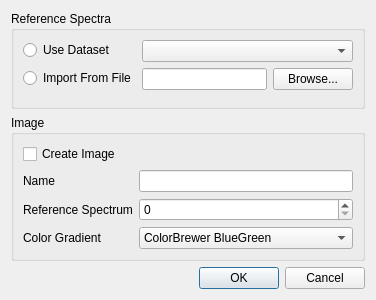
<?xml version="1.0" encoding="UTF-8"?>
<ui version="4.0">
 <class>ClassicaLeastSquaresDialog</class>
 <widget class="QDialog" name="ClassicaLeastSquaresDialog">
  <property name="geometry">
   <rect>
    <x>0</x>
    <y>0</y>
    <width>359</width>
    <height>300</height>
   </rect>
  </property>
  <property name="windowTitle">
   <string>Dialog</string>
  </property>
  <layout class="QVBoxLayout" name="verticalLayout">
   <item>
    <widget class="QGroupBox" name="groupBox">
     <property name="title">
      <string>Reference Spectra</string>
     </property>
     <layout class="QFormLayout" name="formLayout">
      <item row="0" column="0">
       <widget class="QRadioButton" name="datasetRadioButton">
        <property name="text">
         <string>Use Dataset</string>
        </property>
       </widget>
      </item>
      <item row="1" column="0">
       <widget class="QRadioButton" name="fileRadioButton">
        <property name="text">
         <string>Import From File</string>
        </property>
       </widget>
      </item>
      <item row="1" column="1">
       <layout class="QHBoxLayout" name="horizontalLayout">
        <item>
         <widget class="QLineEdit" name="filenameLineEdit"/>
        </item>
        <item>
         <widget class="QPushButton" name="browsePushButton">
          <property name="text">
           <string>Browse...</string>
          </property>
         </widget>
        </item>
       </layout>
      </item>
      <item row="0" column="1">
       <widget class="QComboBox" name="datasetComboBox"/>
      </item>
     </layout>
    </widget>
   </item>
   <item>
    <widget class="QGroupBox" name="groupBox_2">
     <property name="title">
      <string>Image</string>
     </property>
     <layout class="QFormLayout" name="formLayout_2">
      <item row="0" column="0">
       <widget class="QCheckBox" name="imageCheckBox">
        <property name="text">
         <string>Create Image</string>
        </property>
       </widget>
      </item>
      <item row="1" column="0">
       <widget class="QLabel" name="label">
        <property name="text">
         <string>Name</string>
        </property>
       </widget>
      </item>
      <item row="1" column="1">
       <widget class="QLineEdit" name="nameLineEdit"/>
      </item>
      <item row="2" column="0">
       <widget class="QLabel" name="label_2">
        <property name="text">
         <string>Reference Spectrum</string>
        </property>
       </widget>
      </item>
      <item row="2" column="1">
       <widget class="QSpinBox" name="componentSpinBox"/>
      </item>
      <item row="3" column="1">
       <widget class="QComboBox" name="gradientComboBox">
        <property name="toolTip">
         <string>An asterix by the color scheme name indicates a divergent color scheme particularly suited for this kind of map.</string>
        </property>
        <property name="currentIndex">
         <number>0</number>
        </property>
        <item>
         <property name="text">
          <string>ColorBrewer BlueGreen</string>
         </property>
        </item>
        <item>
         <property name="text">
          <string>ColorBrewer BluePurple</string>
         </property>
        </item>
        <item>
         <property name="text">
          <string>ColorBrewer GreenBlue</string>
         </property>
        </item>
        <item>
         <property name="text">
          <string>ColorBrewer OrangeRed</string>
         </property>
        </item>
        <item>
         <property name="text">
          <string>ColorBrewer PurpleBlue</string>
         </property>
        </item>
        <item>
         <property name="text">
          <string>ColorBrewer PurpleBlueGreen</string>
         </property>
        </item>
        <item>
         <property name="text">
          <string>ColorBrewer PurpleRed</string>
         </property>
        </item>
        <item>
         <property name="text">
          <string>ColorBrewer RedPurple</string>
         </property>
        </item>
        <item>
         <property name="text">
          <string>ColorBrewer YellowGreen</string>
         </property>
        </item>
        <item>
         <property name="text">
          <string>ColorBrewer YellowGreenBlue</string>
         </property>
        </item>
        <item>
         <property name="text">
          <string>ColorBrewer YellowOrangeBrown</string>
         </property>
        </item>
        <item>
         <property name="text">
          <string>ColorBrewer YellowOrangeRed</string>
         </property>
        </item>
        <item>
         <property name="text">
          <string>ColorBrewer Blues</string>
         </property>
        </item>
        <item>
         <property name="text">
          <string>ColorBrewer Greens</string>
         </property>
        </item>
        <item>
         <property name="text">
          <string>ColorBrewer Oranges</string>
         </property>
        </item>
        <item>
         <property name="text">
          <string>ColorBrewer Purples</string>
         </property>
        </item>
        <item>
         <property name="text">
          <string>ColorBrewer Reds</string>
         </property>
        </item>
        <item>
         <property name="text">
          <string>ColorBrewer Grayscale</string>
         </property>
        </item>
        <item>
         <property name="text">
          <string>QCustomPlot Grayscale</string>
         </property>
        </item>
        <item>
         <property name="text">
          <string>QCustomPlot Night</string>
         </property>
        </item>
        <item>
         <property name="text">
          <string>QCustomPlot Candy</string>
         </property>
        </item>
        <item>
         <property name="text">
          <string>QCustomPlot Ion</string>
         </property>
        </item>
        <item>
         <property name="text">
          <string>QCustomPlot Thermal</string>
         </property>
        </item>
        <item>
         <property name="text">
          <string>↔ QCustomPlot Polar</string>
         </property>
        </item>
        <item>
         <property name="text">
          <string>↔ QCustomPlot Spectrum</string>
         </property>
        </item>
        <item>
         <property name="text">
          <string>QCustomPlot Jet</string>
         </property>
        </item>
        <item>
         <property name="text">
          <string>QCustomPlot Hues</string>
         </property>
        </item>
        <item>
         <property name="text">
          <string>QCustomPlot Hot</string>
         </property>
        </item>
        <item>
         <property name="text">
          <string>QCustomPlot Cold</string>
         </property>
        </item>
        <item>
         <property name="text">
          <string>↔ ColorBrewer BrownBlueGreen </string>
         </property>
        </item>
        <item>
         <property name="text">
          <string>↔ ColorBrewer PinkYellowGreen</string>
         </property>
        </item>
        <item>
         <property name="text">
          <string>↔ ColorBrewer PurpleGreen</string>
         </property>
        </item>
        <item>
         <property name="text">
          <string>↔ ColorBrewer PurpleOrange</string>
         </property>
        </item>
        <item>
         <property name="text">
          <string>↔ ColorBrewer RedBlue</string>
         </property>
        </item>
        <item>
         <property name="text">
          <string>↔ ColorBrewer RedGray</string>
         </property>
        </item>
        <item>
         <property name="text">
          <string>↔ ColorBrewer RedYellowBlue</string>
         </property>
        </item>
        <item>
         <property name="text">
          <string>↔ ColorBrewer RedYellowGreen</string>
         </property>
        </item>
        <item>
         <property name="text">
          <string>↔ ColorBrewer Spectral</string>
         </property>
        </item>
        <item>
         <property name="text">
          <string>↔ Vespucci Spectral</string>
         </property>
        </item>
       </widget>
      </item>
      <item row="3" column="0">
       <widget class="QLabel" name="label_3">
        <property name="text">
         <string>Color Gradient</string>
        </property>
       </widget>
      </item>
     </layout>
    </widget>
   </item>
   <item>
    <widget class="QDialogButtonBox" name="buttonBox">
     <property name="orientation">
      <enum>Qt::Horizontal</enum>
     </property>
     <property name="standardButtons">
      <set>QDialogButtonBox::Cancel|QDialogButtonBox::Ok</set>
     </property>
    </widget>
   </item>
  </layout>
 </widget>
 <resources/>
 <connections>
  <connection>
   <sender>buttonBox</sender>
   <signal>accepted()</signal>
   <receiver>ClassicaLeastSquaresDialog</receiver>
   <slot>accept()</slot>
   <hints>
    <hint type="sourcelabel">
     <x>248</x>
     <y>254</y>
    </hint>
    <hint type="destinationlabel">
     <x>157</x>
     <y>274</y>
    </hint>
   </hints>
  </connection>
  <connection>
   <sender>buttonBox</sender>
   <signal>rejected()</signal>
   <receiver>ClassicaLeastSquaresDialog</receiver>
   <slot>reject()</slot>
   <hints>
    <hint type="sourcelabel">
     <x>316</x>
     <y>260</y>
    </hint>
    <hint type="destinationlabel">
     <x>286</x>
     <y>274</y>
    </hint>
   </hints>
  </connection>
 </connections>
</ui>
